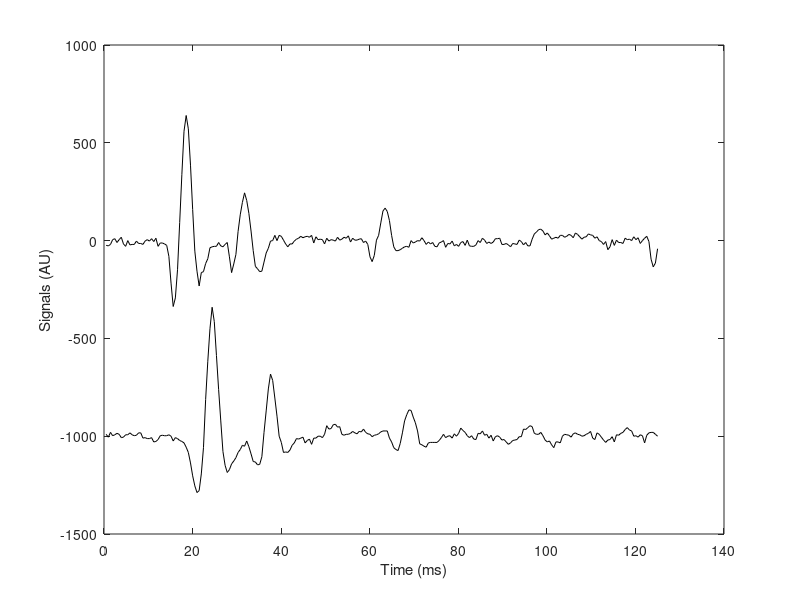
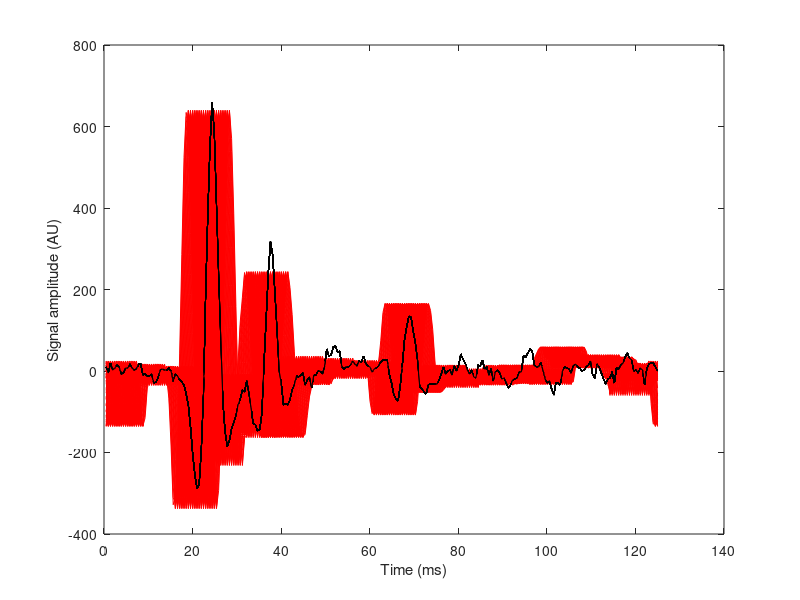
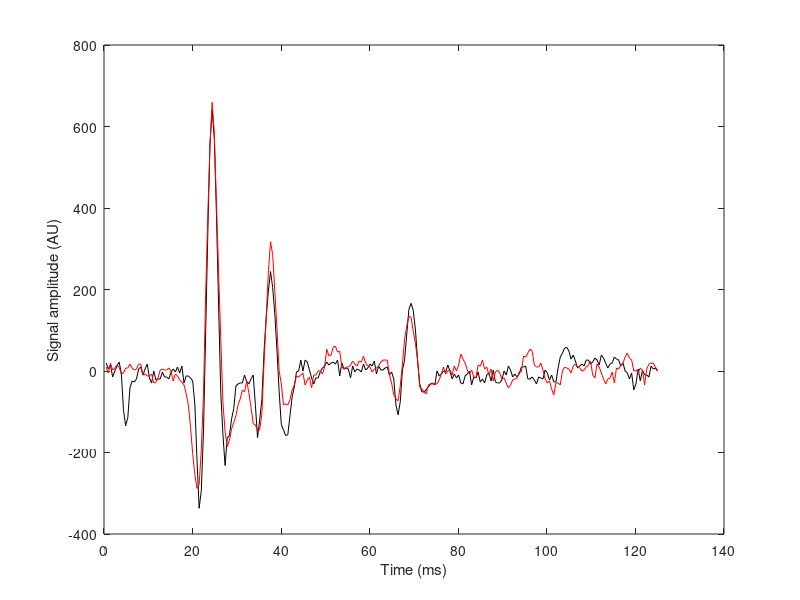

The MATLAB source for these figures, in order: (Note: this script raises an error after producing the figures.)
close all
clear all
fclose('all')
load('Signals_EMG.mat'); % Loading the recorded EMGs (two channels)
n_step = 100; % Number of steps in the loop for optimal alignment
stepCount = 0.2; % Size of the step of non-integer delay applied to one of the signals for alignment
ied=24; % Interelectrode distance of the recordings in mm
Fs = 2048; % Recording sampling frequency
Ts = 1/Fs; % Sampling interval
 
% Downsampling by an integer
M = 1; % Downsampling factor
channel1 = channel1(1:M:end); % Downsampling first channel
channel2 = channel2(1:M:end); % Downsampling second channel
Fs=Fs/M;
Ts=Ts*M;
% End downsampling
 
timeAxis=[1:length(channel1)].*Ts.*1000; % Definition of time axis in ms
freqAxis=fftshift([-0.5:1/(length(channel1)):0.5-1/(length(channel1))]); % Definition of discrete frequency axis
 
figure(1);plot(timeAxis,channel1,'k');hold on; plot(timeAxis,channel2-1000,'k'); % Plot of the two recordings after down-sampling
xlabel('Time (ms)')
ylabel('Signals (AU)')
 
channel1_ft = fft(channel1); % Fourier transform of the first channel
 
figure(2)
for uu = 1 : n_step
    channel1_dt = (channel1_ft).*exp(-i*2*pi*stepCount*uu*freqAxis); % complex exponential multiplication (delay in frequency domain)
    channel1_dt = real(ifft((channel1_dt))); % inverse transform to go back to the time domain 
    plot(timeAxis,channel1_dt,'r'); % Plot of the time-shifted signal
    hold on
    plot(timeAxis,channel2,'k');
    uu;
    MSE_vect(uu)= sum((channel1_dt - channel2).^ 2)./sum(channel2.^ 2).*100; % normalized mean square error between aligned signals
    delay(uu) = stepCount*uu; % Imposed delay in samples
end;
hold off
xlabel('Time (ms)')
ylabel('Signal amplitude (AU)')
 
% Identification of the optimal delay (minimum mean square error)
[MSEopt, optDelay] = min(MSE_vect);

% Plot of optimal alignment
% Part 1
channel1_opt = (channel1_ft).*exp(-i*2*pi*delay(optDelay)*freqAxis); % complex exponential multiplication (delay in frequency domain)
channel1_opt = real(ifft((channel1_opt))); % inverse transform to go back to the time domain
figure(3); plot(timeAxis,channel1_opt,'k'); hold on; plot(timeAxis,channel2,'r');
xlabel('Time (ms)')
ylabel('Signal amplitude (AU)')

%Part 2

delay_m = double.empty;
MSE_m = double.empty;

%initialising channel arrays
channel11 = channel1;
channel12 = channel1(1:2:end);
channel14 = channel1(1:4:end);
channel18 = channel1(1:8:end);

channel21 = channel2;
channel22 = channel2(1:2:end);
channel24 = channel2(1:4:end);
channel28 = channel2(1:8:end);

%M = 1
M=1;
while M<=8
    %resetting all variables to be used
    clear channel1_dt2; clear channel1; clear channel2;
    clear delay2; clear MSE_vect2; clear channel1_ft; clear freqAxis;
    clear MSE_opt; clear optDelay;
    
    switch M
        case 1
            channel1 = channel11; channel2 = channel21;
        case 2
            channel1 = channel12; channel2 = channel22;
        case 4
            channel1 = channel14; channel2 = channel24;
        case 8
            channel1 = channel18; channel2 = channel28;
    end;
    %i = log ( 2 * M ) / log (2);    %linear iterator in comparison to exponential
    
    Fs1 = Fs / M; Ts1 = Ts * M;
    channel1_ft = fft(channel1);
    freqAxis=fftshift([-0.5:1/(length(channel1)):0.5-1/(length(channel1))]);
    
    
    %inner loop
    for uu = 1 : n_step
        channel1_dt2 = (channel1_ft).*exp(-i*2*pi*stepCount*uu*freqAxis); 
        channel1_dt2 = real(ifft((channel1_dt2)));
        MSE_vect2(uu)= sum((channel1_dt2 - (channel2)).^ 2)./sum((channel2).^ 2).*100;
        delay2(uu) = stepCount*uu; 
    end;
    
    %plot(delay2*1000*Ts, MSE_vect2);
    delay_m = [delay_m; delay2];     %matrix where each row represents one value of M respectively
    MSE_m = [MSE_m; MSE_vect2];
    
    fprintf('The value of M is %d \n', M);
    [MSEopt, optDelay] = min(MSE_vect2);
    delay2(optDelay)*Ts1*1000
    ied/(delay2(optDelay)*Ts1*1000)
    MSEopt

M = M * 2;
end

%Plotting final curve
figure(4); hold on;
plot(delay_m(1, :)*1000*(Ts), MSE_m(1, :)); plot(delay_m(2, :)*1000*(Ts*2), MSE_m(2, :));
plot(delay_m(3, :)*1000*(Ts*4), MSE_m(3, :)); plot(delay_m(4,1:55)*1000*Ts*8, MSE_m(4, 1:55));
hold off;

xlabel('Delay(ms)'); ylabel('Estimated Error (%)');
title('The effect changing the delay on the estimated error for different downsampling factors');
legend({'M = 1', 'M = 2', 'M = 4', 'M = 8'},'Location','southeast')


% Delay and conduction velocity estimate
% fprintf('The optimal delay is %2.2f ms \n',delay(optDelay)*Ts*1000);
% fprintf('The estimated conduction velocity is %2.2f m/s \n',ied/(delay(optDelay)*Ts*1000));
% fprintf('Optimal MSE between signals: %2.2f %%\n',MSEopt);
